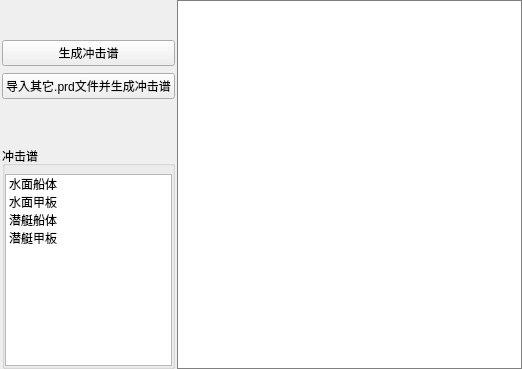
      <widget class="QWidget" name="page_3">
       <layout class="QHBoxLayout" name="horizontalLayout_5" stretch="3,8">
        <property name="spacing">
         <number>0</number>
        </property>
        <property name="leftMargin">
         <number>0</number>
        </property>
        <property name="topMargin">
         <number>0</number>
        </property>
        <property name="rightMargin">
         <number>0</number>
        </property>
        <property name="bottomMargin">
         <number>0</number>
        </property>
        <item>
         <widget class="QWidget" name="widget_2" native="true">
          <layout class="QVBoxLayout" name="verticalLayout_25">
           <property name="spacing">
            <number>7</number>
           </property>
           <property name="leftMargin">
            <number>2</number>
           </property>
           <property name="topMargin">
            <number>0</number>
           </property>
           <property name="rightMargin">
            <number>2</number>
           </property>
           <property name="bottomMargin">
            <number>0</number>
           </property>
           <item>
            <spacer name="verticalSpacer_3">
             <property name="orientation">
              <enum>Qt::Vertical</enum>
             </property>
             <property name="sizeType">
              <enum>QSizePolicy::Fixed</enum>
             </property>
             <property name="sizeHint" stdset="0">
              <size>
               <width>20</width>
               <height>40</height>
              </size>
             </property>
            </spacer>
           </item>
           <item>
            <widget class="QPushButton" name="pushButton_2">
             <property name="maximumSize">
              <size>
               <width>16777215</width>
               <height>16777215</height>
              </size>
             </property>
             <property name="styleSheet">
              <string notr="true"/>
             </property>
             <property name="text">
              <string>生成冲击谱</string>
             </property>
            </widget>
           </item>
           <item>
            <widget class="QPushButton" name="pushButton_3">
             <property name="text">
              <string>导入其它.prd文件并生成冲击谱</string>
             </property>
            </widget>
           </item>
           <item>
            <spacer name="verticalSpacer_6">
             <property name="orientation">
              <enum>Qt::Vertical</enum>
             </property>
             <property name="sizeType">
              <enum>QSizePolicy::Fixed</enum>
             </property>
             <property name="sizeHint" stdset="0">
              <size>
               <width>20</width>
               <height>40</height>
              </size>
             </property>
            </spacer>
           </item>
           <item>
            <widget class="QGroupBox" name="groupBox_7">
             <property name="title">
              <string>冲击谱</string>
             </property>
             <layout class="QVBoxLayout" name="verticalLayout_2">
              <property name="spacing">
               <number>30</number>
              </property>
              <property name="leftMargin">
               <number>0</number>
              </property>
              <property name="topMargin">
               <number>8</number>
              </property>
              <property name="rightMargin">
               <number>0</number>
              </property>
              <property name="bottomMargin">
               <number>0</number>
              </property>
              <item>
               <widget class="QListWidget" name="listWidget_7">
                <property name="styleSheet">
                 <string notr="true"/>
                </property>
                <item>
                 <property name="text">
                  <string>水面船体</string>
                 </property>
                </item>
                <item>
                 <property name="text">
                  <string>水面甲板</string>
                 </property>
                </item>
                <item>
                 <property name="text">
                  <string>潜艇船体</string>
                 </property>
                </item>
                <item>
                 <property name="text">
                  <string>潜艇甲板</string>
                 </property>
                </item>
               </widget>
              </item>
             </layout>
            </widget>
           </item>
          </layout>
         </widget>
        </item>
        <item>
         <widget class="QTextBrowser" name="textBrowser_3">
          <property name="styleSheet">
           <string notr="true">border:1px solid gray;</string>
          </property>
         </widget>
        </item>
       </layout>
      </widget>
